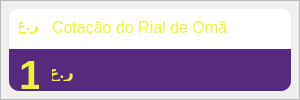
              <widget class="QFrame" name="frame_17">
               <property name="minimumSize">
                <size>
                 <width>300</width>
                 <height>0</height>
                </size>
               </property>
               <property name="maximumSize">
                <size>
                 <width>300</width>
                 <height>16777215</height>
                </size>
               </property>
               <property name="styleSheet">
                <string notr="true"/>
               </property>
               <property name="frameShape">
                <enum>QFrame::StyledPanel</enum>
               </property>
               <property name="frameShadow">
                <enum>QFrame::Raised</enum>
               </property>
               <layout class="QVBoxLayout" name="verticalLayout_23">
                <property name="spacing">
                 <number>0</number>
                </property>
                <property name="leftMargin">
                 <number>8</number>
                </property>
                <property name="topMargin">
                 <number>8</number>
                </property>
                <property name="rightMargin">
                 <number>8</number>
                </property>
                <property name="bottomMargin">
                 <number>8</number>
                </property>
                <item>
                 <widget class="QFrame" name="frame_20">
                  <property name="styleSheet">
                   <string notr="true">background-color: rgb(255, 255, 255);
border-radius:10px;</string>
                  </property>
                  <property name="frameShape">
                   <enum>QFrame::StyledPanel</enum>
                  </property>
                  <property name="frameShadow">
                   <enum>QFrame::Raised</enum>
                  </property>
                  <layout class="QVBoxLayout" name="verticalLayout_58">
                   <property name="spacing">
                    <number>0</number>
                   </property>
                   <property name="leftMargin">
                    <number>0</number>
                   </property>
                   <property name="topMargin">
                    <number>0</number>
                   </property>
                   <property name="rightMargin">
                    <number>0</number>
                   </property>
                   <property name="bottomMargin">
                    <number>0</number>
                   </property>
                   <item>
                    <widget class="QFrame" name="frame_83">
                     <property name="minimumSize">
                      <size>
                       <width>0</width>
                       <height>40</height>
                      </size>
                     </property>
                     <property name="maximumSize">
                      <size>
                       <width>16777215</width>
                       <height>40</height>
                      </size>
                     </property>
                     <property name="frameShape">
                      <enum>QFrame::StyledPanel</enum>
                     </property>
                     <property name="frameShadow">
                      <enum>QFrame::Raised</enum>
                     </property>
                     <widget class="QLabel" name="label_39">
                      <property name="geometry">
                       <rect>
                        <x>43</x>
                        <y>10</y>
                        <width>180</width>
                        <height>16</height>
                       </rect>
                      </property>
                      <property name="font">
                       <font>
                        <pointsize>12</pointsize>
                       </font>
                      </property>
                      <property name="styleSheet">
                       <string notr="true">color: rgb(240, 240, 63);</string>
                      </property>
                      <property name="text">
                       <string>Cotação do Rial de Omã</string>
                      </property>
                     </widget>
                     <widget class="QLabel" name="label_80">
                      <property name="geometry">
                       <rect>
                        <x>0</x>
                        <y>0</y>
                        <width>40</width>
                        <height>41</height>
                       </rect>
                      </property>
                      <property name="text">
                       <string/>
                      </property>
                      <property name="pixmap">
                       <pixmap>../../../../3D Objects/ControleFinanceiro/System/img/synchronize_40px.png</pixmap>
                      </property>
                     </widget>
                     <widget class="QLabel" name="label_81">
                      <property name="geometry">
                       <rect>
                        <x>10</x>
                        <y>6</y>
                        <width>20</width>
                        <height>20</height>
                       </rect>
                      </property>
                      <property name="font">
                       <font>
                        <pointsize>11</pointsize>
                        <bold>true</bold>
                       </font>
                      </property>
                      <property name="styleSheet">
                       <string notr="true">color: rgb(240, 240, 63);</string>
                      </property>
                      <property name="text">
                       <string>ر.ع.</string>
                      </property>
                     </widget>
                    </widget>
                   </item>
                   <item>
                    <widget class="QFrame" name="frame_84">
                     <property name="styleSheet">
                      <string notr="true">background-color: rgb(85, 42, 127);
border-top-left-radius: 0px;
border-top-right-radius: 0px;</string>
                     </property>
                     <property name="frameShape">
                      <enum>QFrame::StyledPanel</enum>
                     </property>
                     <property name="frameShadow">
                      <enum>QFrame::Raised</enum>
                     </property>
                     <widget class="QLabel" name="label_41">
                      <property name="geometry">
                       <rect>
                        <x>10</x>
                        <y>5</y>
                        <width>20</width>
                        <height>40</height>
                       </rect>
                      </property>
                      <property name="font">
                       <font>
                        <pointsize>31</pointsize>
                        <bold>true</bold>
                       </font>
                      </property>
                      <property name="styleSheet">
                       <string notr="true">color: #FFF0F03F;</string>
                      </property>
                      <property name="text">
                       <string>1</string>
                      </property>
                     </widget>
                     <widget class="QLabel" name="label_42">
                      <property name="geometry">
                       <rect>
                        <x>21</x>
                        <y>100</y>
                        <width>160</width>
                        <height>15</height>
                       </rect>
                      </property>
                      <property name="styleSheet">
                       <string notr="true">color: rgb(182, 182, 182)</string>
                      </property>
                      <property name="text">
                       <string>Quotation date: 01/09/2022</string>
                      </property>
                     </widget>
                     <widget class="QLabel" name="label_44">
                      <property name="geometry">
                       <rect>
                        <x>20</x>
                        <y>67</y>
                        <width>210</width>
                        <height>30</height>
                       </rect>
                      </property>
                      <property name="font">
                       <font>
                        <pointsize>18</pointsize>
                        <bold>true</bold>
                       </font>
                      </property>
                      <property name="styleSheet">
                       <string notr="true">color: rgb(90, 173, 253);</string>
                      </property>
                      <property name="text">
                       <string>1.113,22 AOA</string>
                      </property>
                     </widget>
                     <widget class="QLabel" name="label_37">
                      <property name="geometry">
                       <rect>
                        <x>30</x>
                        <y>6</y>
                        <width>50</width>
                        <height>41</height>
                       </rect>
                      </property>
                      <property name="text">
                       <string/>
                      </property>
                      <property name="pixmap">
                       <pixmap>../../../../3D Objects/ControleFinanceiro/System/img/round_50px.png</pixmap>
                      </property>
                     </widget>
                     <widget class="QLabel" name="label_82">
                      <property name="geometry">
                       <rect>
                        <x>43</x>
                        <y>14</y>
                        <width>22</width>
                        <height>18</height>
                       </rect>
                      </property>
                      <property name="font">
                       <font>
                        <pointsize>13</pointsize>
                        <bold>true</bold>
                       </font>
                      </property>
                      <property name="styleSheet">
                       <string notr="true">color: rgb(240, 240, 63);
border-radius:9px;
</string>
                      </property>
                      <property name="text">
                       <string>ر.ع.</string>
                      </property>
                     </widget>
                    </widget>
                   </item>
                  </layout>
                 </widget>
                </item>
               </layout>
              </widget>
